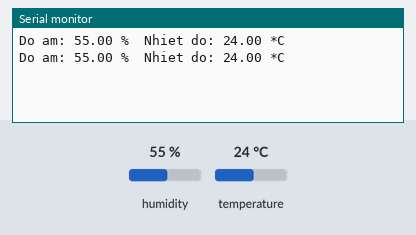
Simulated run of this sketch. Board: Arduino Uno, built with avr-gcc and run on an emulated ATmega328P. Parts: the last lines printed to the serial monitor. Inputs (shaded band) come from the test bench; at power-on: humidity 55 %, temperature 24 °C.

Above: at 2.8 s.
2.9 s: humidity set to 22 %
At 5.1 s:
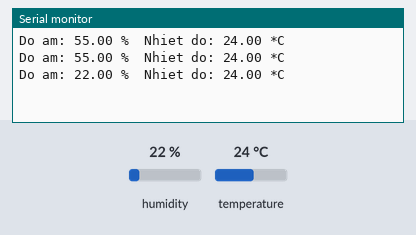
5.6 s: temperature set to 12 °C
At 7.5 s:
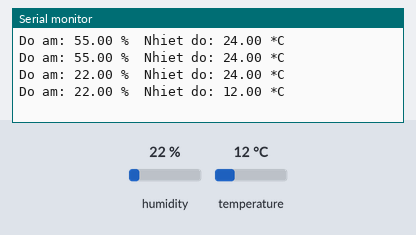
8.3 s: humidity set to 40 %
At 11.1 s:
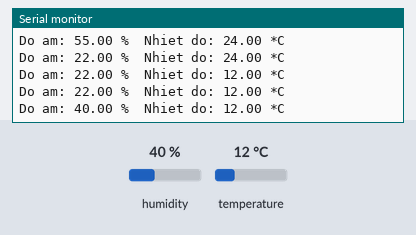
Timing chart, 0 to 12.6 s (numbered marks = the images above; inputs shaded):
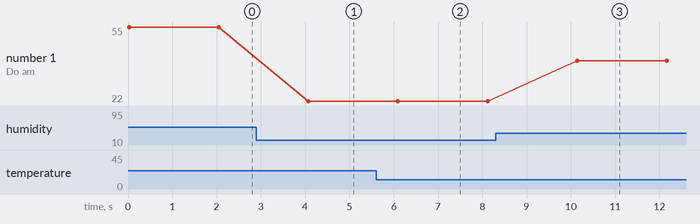

The sketch:

esp8266_dth11.ino
```cpp
#include "DHT.h"
// Pin
#define DHTPIN 5
// Su dung cam bien DHT11
#define DHTTYPE DHT11
// Cau hinh chan DHT
DHT dht(DHTPIN, DHTTYPE, 15);
void setup() {
// Mo Serial
	Serial.begin(115200);
// Khoi tao DHT
	dht.begin();
}
void loop() {
// Doc nhiet do va do am
	float h = dht.readHumidity();
// Doc nhiet do o dang do C
	float t = dht.readTemperature();
// Display data
	Serial.print("Do am: ");
	Serial.print(h);
	Serial.print(" %\t");
	Serial.print("Nhiet do: ");
	Serial.print(t);
	Serial.println(" *C ");
// Doi chuyen doi.
	delay(2000);
}
```

Measured:
- after the input at 2.9 s, the serial monitor: prints a new line after 1.2 s (image 1)
- after the input at 5.6 s, the serial monitor: prints a new line after 0.50 s (image 2)
- after the input at 8.3 s, the serial monitor: prints a new line after 1.8 s (image 3)
- plotted number 1: 55 → 22 after the input at 2.9 s, 22 → 40 after the input at 8.3 s
